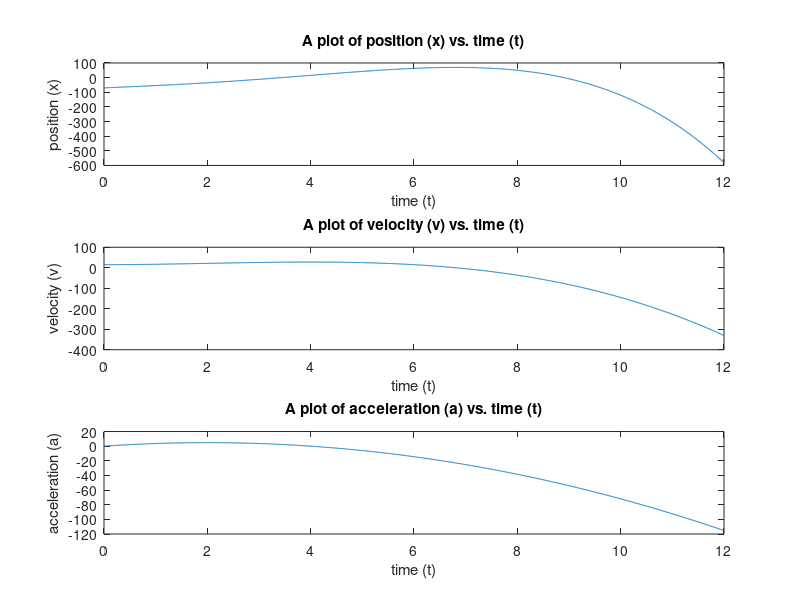

MATLAB code for this plot:
%Ayden Hession
%Section: 27393
%Q5 b
t = 0:0.01:12;
x = -0.1 .* t.^4 + 0.8 .* t.^3 + 15 .* t - 70;
v = -0.4 .* t.^3 + 2.4 .* t.^2 +15;
a = -1.2 .* t.^2 + 4.8 .* t;
subplot(3,1,1)
plot(t,x)
xlabel('time (t)')
ylabel('position (x)')
title('A plot of position (x) vs. time (t)')
%===============================================
subplot(3,1,2)
plot(t,v)
xlabel('time (t)')
ylabel('velocity (v)')
title('A plot of velocity (v) vs. time (t)')
%===============================================
subplot(3,1,3)
plot(t,a)
xlabel('time (t)')
ylabel('acceleration (a)')
title('A plot of acceleration (a) vs. time (t)')